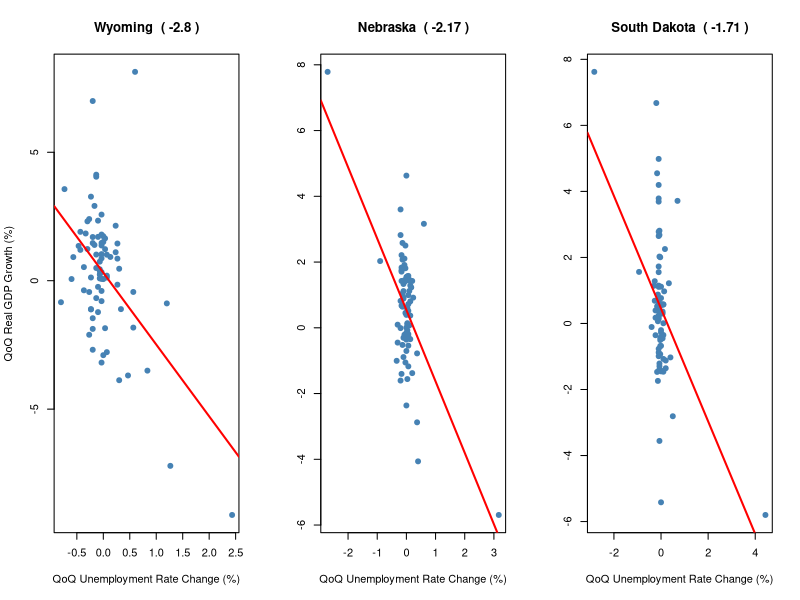
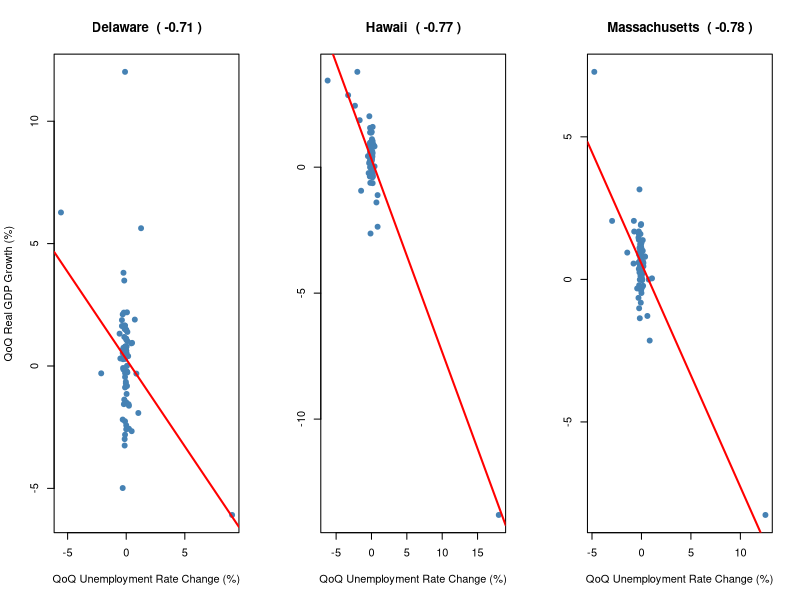

Recreate these plots in R, in order.
library(dplyr)
library(stringr)

okun_results.states <- read.csv("results/okun_results.states.csv")
data.states <- read.csv("data/processed.csv") %>%
  filter(Area != "United States")

par(mfrow = c(1, 3))

# Top 3 States with Steepest Okun Coefficients
for (i in 1:3) {
  state_results <- okun_results.states[i, ]
  state <- str_replace(state_results$Area, " ", ".")
  
  plot(gdp_growth ~ unrate_diff,
       data = data.states[data.states$Area == state_results$Area, ],
       pch = 19,
       col = "steelblue",
       xlab = "QoQ Unemployment Rate Change (%)",
       ylab = ifelse(i == 1, "QoQ Real GDP Growth (%)", ""),
       main = paste(state_results$Area, " (", round(state_results$coef, 2), ")"))
  
  abline(a = state_results$intercept,
         b = state_results$coef,
         col = "red",
         lwd = 2)
}

# Top 3 States with Flattest Okun Coefficients
for (i in 1:3) {
  state_results <- okun_results.states[nrow(okun_results.states) + 1 - i, ]
  state <- str_replace(state_results$Area, " ", ".")
  
  plot(gdp_growth ~ unrate_diff,
       data = data.states[data.states$Area == state_results$Area, ],
       pch = 19,
       col = "steelblue",
       xlab = "QoQ Unemployment Rate Change (%)",
       ylab = ifelse(i == 1, "QoQ Real GDP Growth (%)", ""),
       main = paste(state_results$Area, " (", round(state_results$coef, 2), ")"))
  
  abline(a = state_results$intercept,
         b = state_results$coef,
         col = "red",
         lwd = 2)
}
